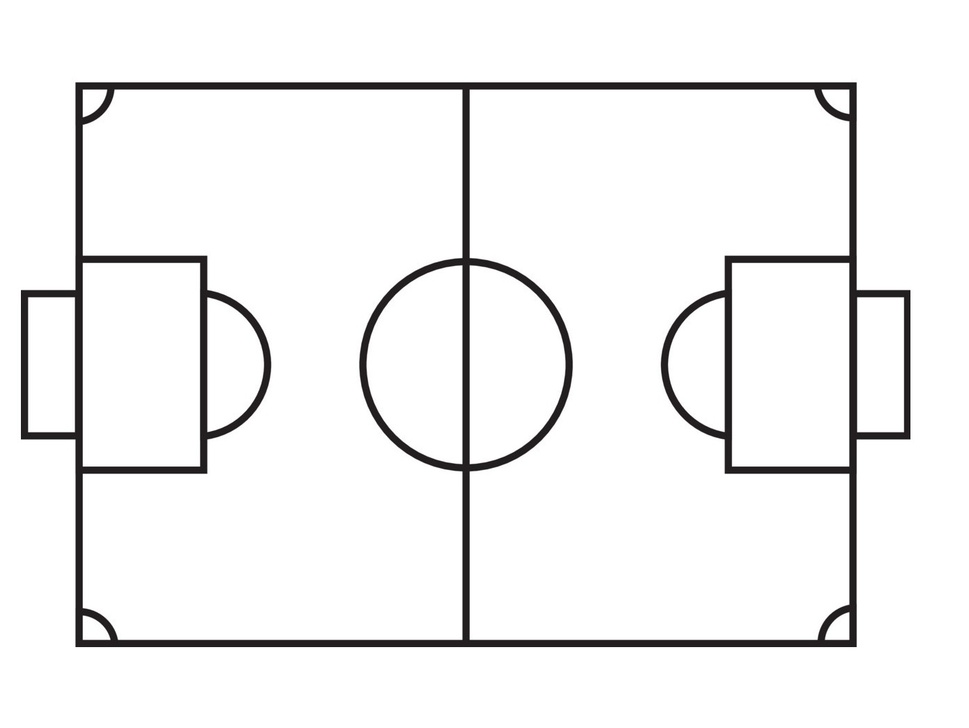
#> input picture DFS-BFS-Algorithm/Soccer.jpg, 969 x 728 px, shrunk from 1390 x 1044 before the run
$ python 'REST MODE with Distance.py'
#> lines starting #> are read from the running program, lines starting #| are printed output that depends on the picture; after the words box and inside, x2 and y2 are one past the last pixel; in counts of white or black regions, pixels touching at a corner belong together
import cv2
import numpy as np
from skimage.morphology import skeletonize
from PIL import Image


class ContinuousLineTracer:
    """
    Main class for creation of skeletonized image, hybrid DFS-BFS planning, and returning a usable path array
    which contains all movable locations for the tracing of the entire configuration space.
    """

    def __init__(self, image_path):
#> called with image_path = 'Soccer.jpg'
        self.image_path = image_path
        self.image = cv2.imread(image_path, cv2.IMREAD_GRAYSCALE)
#> self.image: shape (728, 969); min 4, max 255, mean 241.5
        if self.image is None:
            raise FileNotFoundError(f"Image file not found or unable to load: {image_path}")
        self.traced_image = None
        self.frame_buffer = 20  # Frame buffer can be adjusted to change how many FPS are saved for the GIF

    def get_neighbors(self, point, skeleton_map):
        """
        :param point: Current point of where we are on the map.
        :param skeleton_map: Skeleton map that was extracted from the image.
        :return: Nearby neighbors for Path Planning.
        """

        row, col = point
        neighbors = []

        # Check all 8-connected neighbors, starting from top left to bottom right
        for dr, dc in [(-1, -1), (-1, 0), (-1, 1), (0, -1), (0, 1), (1, -1), (1, 0), (1, 1)]:
            r, c = row + dr, col + dc
            if 0 <= r < skeleton_map.shape[0] and 0 <= c < skeleton_map.shape[1] and skeleton_map[r, c]:
                neighbors.append((r, c))

        return neighbors

    def preprocess_image(self):
        """
        :return: Returns the skeleton of an image.
        """
        # Converts pixels with intensity 128 to white space and those below into black space
        _, binary = cv2.threshold(self.image, 128, 255, cv2.THRESH_BINARY_INV)
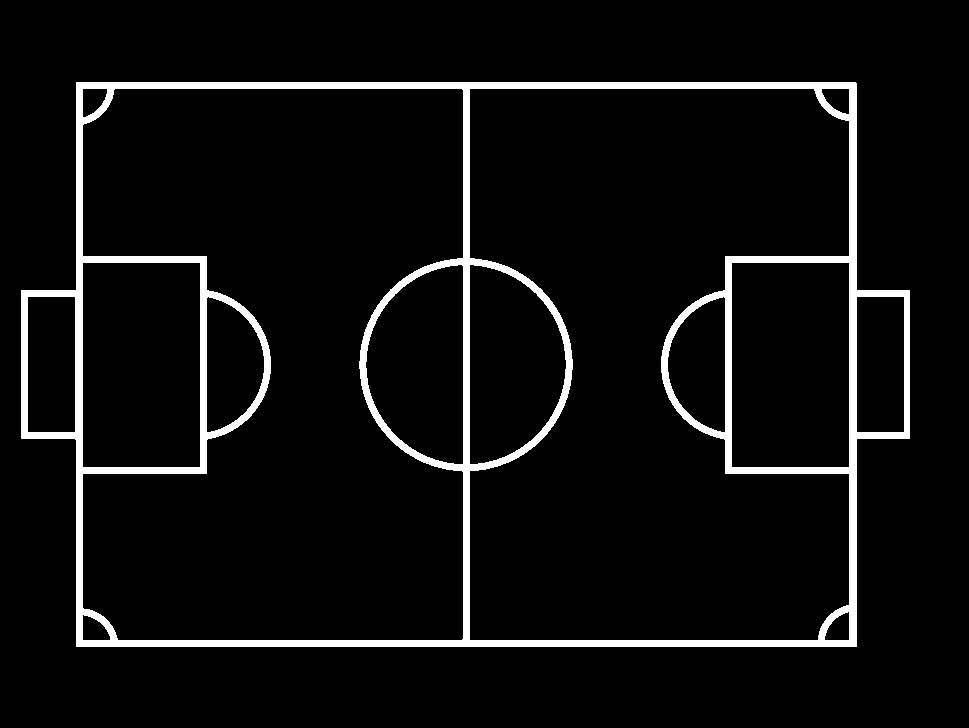
#> binary: shape (728, 969); 5.9% white; 1 white region, box (x1, y1, x2, y2) and area: (21, 82, 910, 647) 41435

        # Morphological operations to close pixel gaps and maintain continuity
        kernel = np.ones((3, 3), np.uint8)
        closed = cv2.morphologyEx(binary, cv2.MORPH_CLOSE, kernel)
#> closed: shape (728, 969); 5.9% white; 1 white region, box (x1, y1, x2, y2) and area: (21, 82, 910, 647) 41439

        # Convert to boolean for skeletonization
        binary_bool = closed.astype(bool)

        # Skeletonize the image
        skeleton = skeletonize(binary_bool)
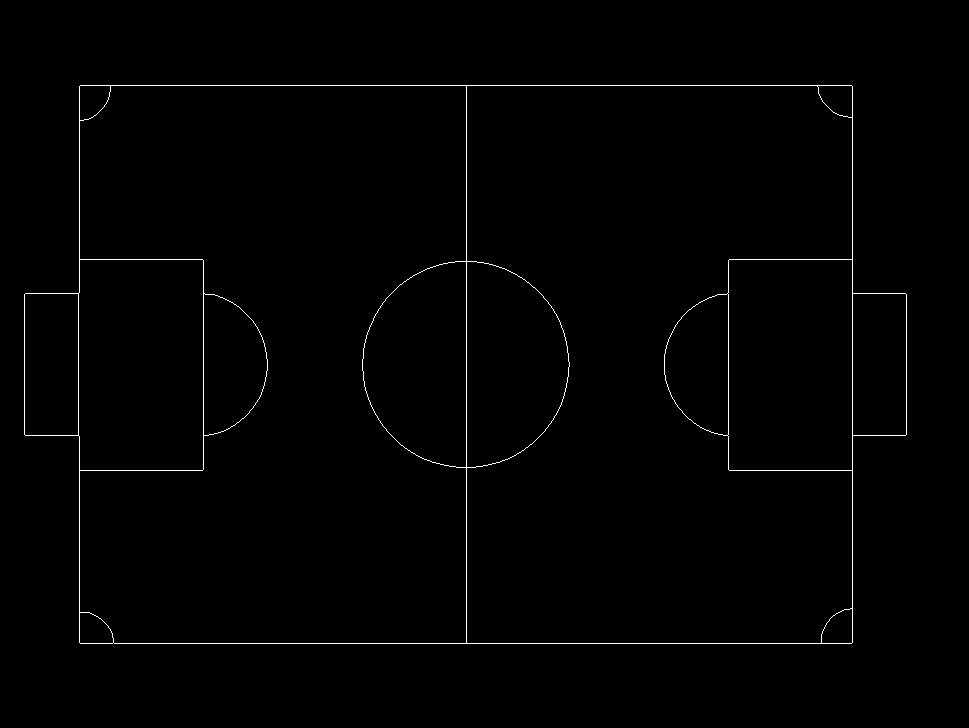
#> skeleton: shape (728, 969) bool; 0.82% white in thin lines or dots, all inside (x1, y1, x2, y2) = (24, 85, 907, 644)

        # Convert back to uint8 format for display and further processing
        skeleton = (skeleton * 255).astype(np.uint8)

        # cv2.imshow("Skeletonized Image", skeleton)
        return skeleton

    def trace_skeleton(self, skeleton, gif_path="tracing_simulation.gif"):
        """
        Traces the skeleton of an image using a hybrid DFS-BFS algorithm, measures path lengths,
        and draws the path on the image.

        :param skeleton: The skeleton of an image to use for tracing.
        :param gif_path: Path to save the GIF of the tracing process.
        :return: Skeleton path, full coverage path, skeleton length, full coverage length
        """
#> called with gif_path = 'tracing_simulation.gif'
        skeleton_map = skeleton > 0  # True where skeleton pixels exist
        traced_image = cv2.cvtColor(skeleton, cv2.COLOR_GRAY2BGR)

        skeleton_path = []  # Path from DFS-only tracing
        full_coverage_path = []  # Path including BFS jumps

        skeleton_points = np.argwhere(skeleton_map)
#> skeleton_points = 5752 pairs, first value 85 to 643, second value 24 to 906
        visited = set()

        current_point = tuple(skeleton_points[0])  # Starting point
#> current_point = (85, 80)
        skeleton_path.append(current_point)
        full_coverage_path.append(current_point)

        # List to store frames for the GIF
        frames = []
        frame_counter = 0

        while skeleton_points.size > 0:
            visited.add(current_point)
            skeleton_map[current_point] = False  # Mark the point as traced

            neighbors = self.get_neighbors(current_point, skeleton_map)

            if neighbors:
                # Move to the nearest neighbor (DFS)
                next_point = neighbors[0]
            else:
                # No neighbors left, perform BFS to find the nearest unvisited point
                unvisited_points = np.argwhere(skeleton_map)
                if unvisited_points.size == 0:
                    break  # All points are traced

                BFS_distance = np.linalg.norm(unvisited_points - np.array(current_point), axis=1)
                nearest_idx = np.argmin(BFS_distance)
                next_point = tuple(unvisited_points[nearest_idx])

            # Draw the current point
            if neighbors:
                traced_image = cv2.circle(traced_image, (current_point[1], current_point[0]), 1, (0, 0, 255),
                                          -1)  # Red for DFS
            else:
                traced_image = cv2.circle(traced_image, (current_point[1], current_point[0]), 1, (0, 255, 0),
                                          -1)  # Green for BFS

            # Add the path to the respective lists
            skeleton_path.append(next_point) if neighbors else None
            full_coverage_path.append(next_point)

            # Draw a line to the next point
            traced_image = cv2.line(
                traced_image, (current_point[1], current_point[0]), (next_point[1], next_point[0]),
                (0, 0, 255) if neighbors else (0, 255, 0), 1
            )

            # Save every 20th frame for the GIF
            if frame_counter == 0:
                gif_frame = cv2.cvtColor(traced_image, cv2.COLOR_BGR2RGB)
                frames.append(Image.fromarray(gif_frame))
            elif frame_counter % self.frame_buffer == 0:
                gif_frame = cv2.cvtColor(traced_image, cv2.COLOR_BGR2RGB)
                frames.append(Image.fromarray(gif_frame))

            # Update current point
            current_point = next_point
            frame_counter += 1
#> this loop made 5752 passes
#> current_point on passes 2 to 13: (85, 82), (85, 83), (85, 84), (85, 85), (85, 86), (85, 87), (85, 88), (85, 89), (85, 90), (85, 91), (85, 92), (85, 93)
#> next_point on passes 61 to 66: (85, 141), (85, 142), (85, 143), (85, 144), (85, 145), (85, 146)
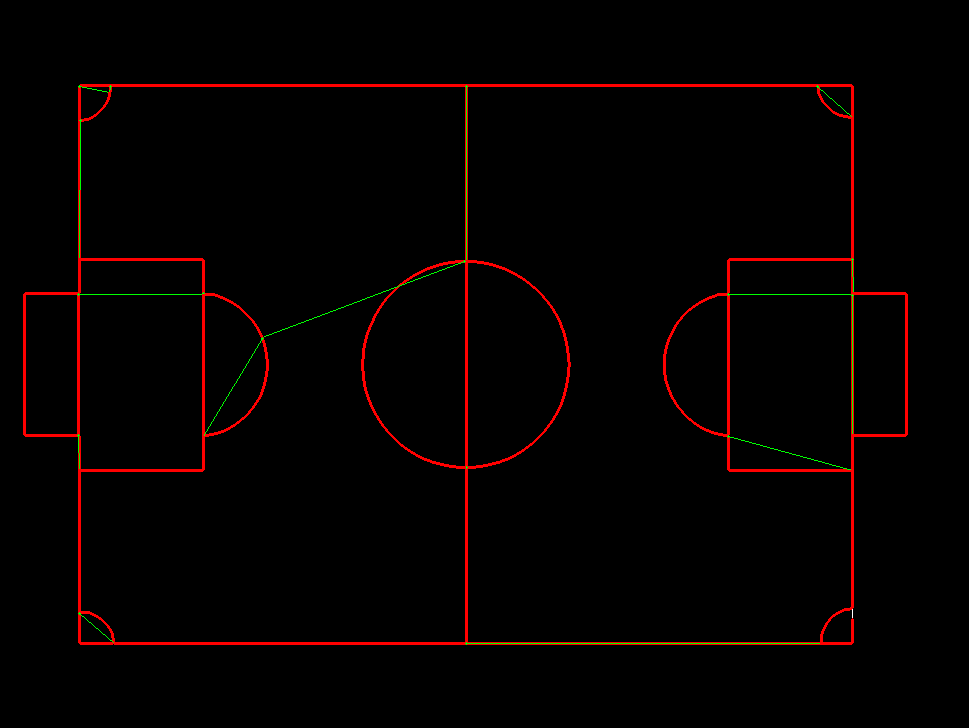
#> gif_frame: shape (728, 969, 3); mean R, G, B 5.9, 0.6, 0
#> skeleton_map: shape (728, 969) bool; 0.82% of pixels changed, all inside (x1, y1, x2, y2) = (24, 85, 907, 644)
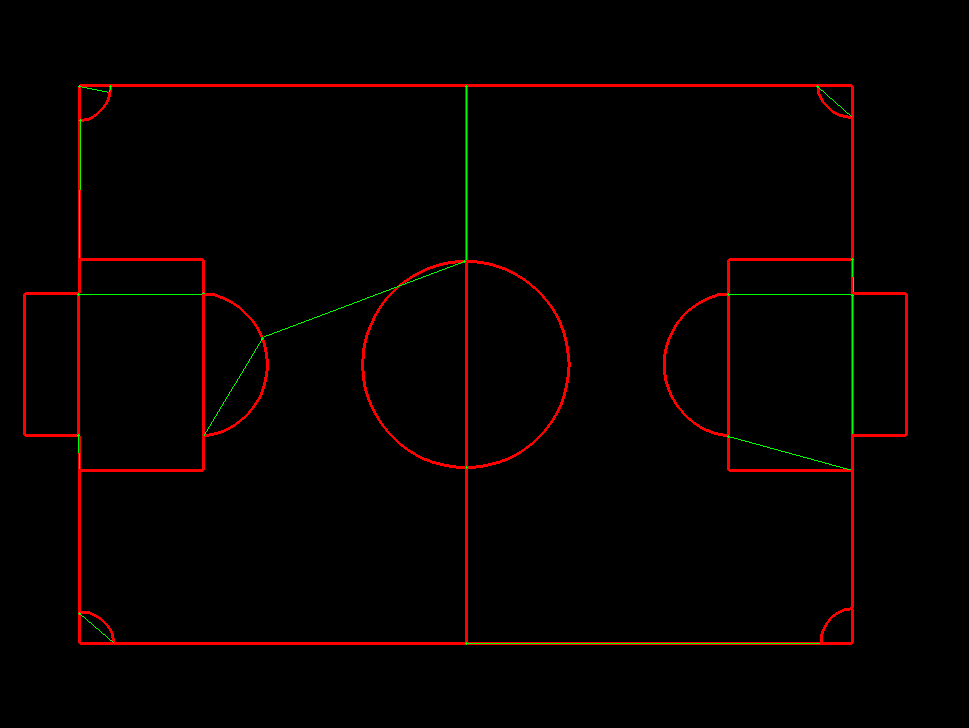
#> traced_image: shape (728, 969, 3); mean B, G, R 0, 0.6, 5.9
#> after the loop, frame_counter = 5751; frames = 288 items; full_coverage_path has the same summary as skeleton_points; skeleton_path = 5735 pairs, first value 85 to 643, second value 24 to 906; visited = 5752 items

        # GIF saving code. Comment this out if not needed.
        frames[0].save(
            gif_path,
            save_all=True,
            append_images=frames[1:],
            duration=100,  # Set duration per frame (in ms, adjust for FPS)
            loop=0  # Infinite loop
        )

        cv2.destroyAllWindows()

        # Calculate path lengths
        skeleton_length = self.calculate_path_length(skeleton_path)
#> the loop in calculate_path_length, `for i in range(1, len(path)):` made 5734 passes
#> (p1, p2) on passes 1 to 3: ((85, 80), (85, 81)), ((85, 81), (85, 82)), ((85, 82), (85, 83))
#> after the loop in calculate_path_length, `for i in range(1, len(path)):`: total_length = 7662.5
#> skeleton_length = 7662.5
        full_coverage_length = self.calculate_path_length(full_coverage_path)
#> the loop in calculate_path_length (call 2), `for i in range(1, len(path)):` made 5751 passes

        return skeleton_path, full_coverage_path, skeleton_length, full_coverage_length

    def run_simulation(self):
        """
        Simulates the skeleton tracing and measures the path lengths.
        """
        skeleton = self.preprocess_image()  # Get the skeletonized image
        print("Starting tracing...")

        skeleton_path, full_coverage_path, skeleton_length, full_coverage_length = self.trace_skeleton(skeleton)

        print("Tracing completed.")
        print(f"Skeleton Path Length: {skeleton_length:.2f} pixels")
#| Skeleton Path Length: 7662.49 pixels
        print(f"Full Coverage Path Length: {full_coverage_length:.2f} pixels")
#| Full Coverage Path Length: 7669.32 pixels
        print(f"Additional Length Due to Jumps: {full_coverage_length - skeleton_length:.2f} pixels")
#| Additional Length Due to Jumps: 6.83 pixels

    def calculate_path_length(self, path):
        """
        Calculates the total length of a given path using Euclidean distance.
        :param path: List of (row, col) coordinates.
        :return: Total path length.
        """
        total_length = 0.0
        for i in range(1, len(path)):
            p1, p2 = path[i - 1], path[i]
            total_length += np.linalg.norm(np.array(p2) - np.array(p1))
        return total_length


if __name__ == "__main__":
    """Initialization of the code"""
    # ENSURE THAT THE IMAGE IS IN THE SAME DIRECTORY AS THIS CODE
    image_path = "Soccer.jpg"  # Replace this with desired configuration space for tracing
    line_tracer = ContinuousLineTracer(image_path)
    line_tracer.run_simulation()
